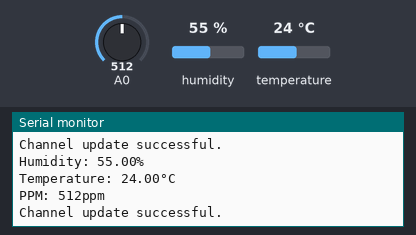
Recording of a sketch running on a simulated ESP8266 (NodeMCU). Parts: the last lines printed to the serial monitor. The test bench sets the inputs (shaded band); at power-on: humidity 55 %, A0 = 512, temperature 24 °C. WiFi joins after 1.5 s; servers stay silent unless stated.

Above: at 11.1 s.
11.2 s: humidity set to 22 %
At 15.88 s:
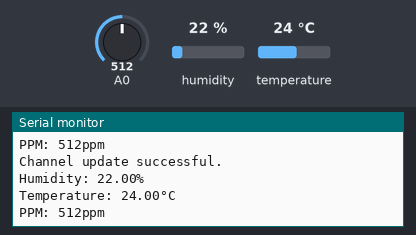
19.0 s: A0 set to 716
At 22.1 s:
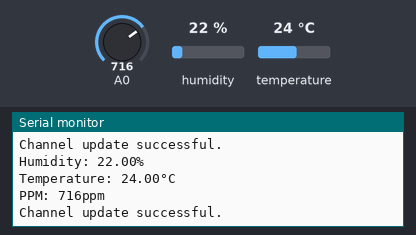
26.8 s: temperature set to 12 °C
At 33.1 s:
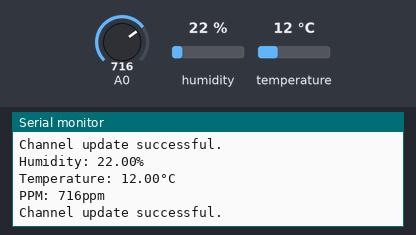
34.6 s: A0 set to 900
At 38.1 s:
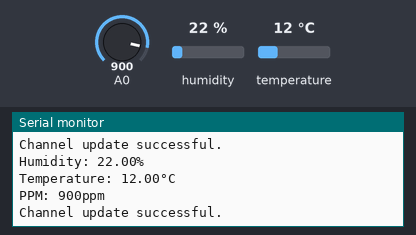
42.4 s: humidity set to 40 %
At 42.5 s:
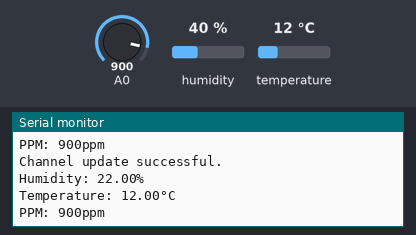
Timing chart, 0 to 45.4 s (numbered marks = the images above; inputs shaded):
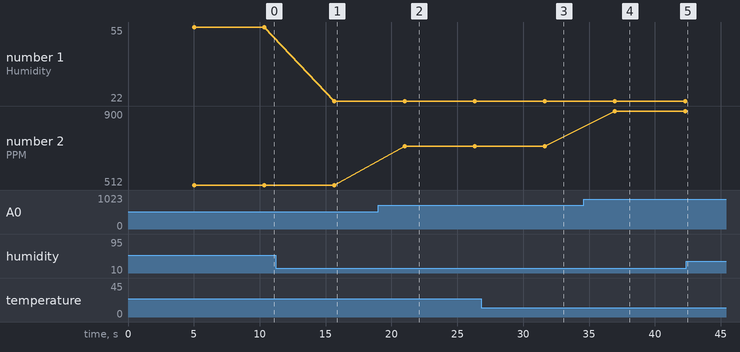

The sketch:

WriteMultipleFieldsSecure.ino
```cpp
#define TS_ENABLE_SSL // For HTTPS SSL connection

#include <ESP8266WiFi.h>
#include <WiFiClientSecure.h>
#include "secrets.h"
#include "ThingSpeak.h" // always include thingspeak header file after other header files and custom macros
#include "DHT.h"


     // Digital pin connected to the DHT sensor

#define DHTPIN D2
#define DHTTYPE DHT11   // DHT 22  (AM2302), AM2321
DHT dht(DHTPIN, DHTTYPE);

char ssid[] = SECRET_SSID;   // your network SSID (name)
char pass[] = SECRET_PASS;   // your network password
int keyIndex = 0;            // your network key Index number (needed only for WEP)
WiFiClientSecure  client;

unsigned long myChannelNumber = SECRET_CH_ID;
const char * myWriteAPIKey = SECRET_WRITE_APIKEY;

// Fingerprint check, make sure that the certificate has not expired.
const char * fingerprint = NULL; // use SECRET_SHA1_FINGERPRINT for fingerprint check

void setup() {
  Serial.begin(115200);  // Initialize serial
  while (!Serial) {
    ; // wait for serial port to connect. Needed for Leonardo native USB port only
  }

  WiFi.mode(WIFI_STA);

  dht.begin();

  if(fingerprint!=NULL){
    client.setFingerprint(fingerprint);
  }
  else{
    client.setInsecure(); // To perform a simple SSL Encryption
  }

  ThingSpeak.begin(client);  // Initialize ThingSpeak
}

void loop() {

  // Connect or reconnect to WiFi
  if(WiFi.status() != WL_CONNECTED){
    Serial.print("Attempting to connect to SSID: ");
    Serial.println(SECRET_SSID);
    while(WiFi.status() != WL_CONNECTED){
      WiFi.begin(ssid, pass);  // Connect to WPA/WPA2 network. Change this line if using open or WEP network
      Serial.print(".");
      delay(5000);
    }
    Serial.println("\nConnected.");
  }

  float h = dht.readHumidity();
  float t = dht.readTemperature();
  int ppm = analogRead(A0);


  // Check if any reads failed and exit early (to try again).
  if (isnan(h) || isnan(t)) {
    Serial.println(F("Failed to read from DHT sensor!"));
    return;
  }

  Serial.print(F("Humidity: "));
  Serial.print(h);
  Serial.println(F("%"));
  Serial.print("Temperature: ");
  Serial.print(t);
  Serial.println(F("°C "));
  Serial.print("PPM: ");
  Serial.print(ppm);
  Serial.println("ppm");


  // set the fields with the values
  ThingSpeak.setField(1, t);
  ThingSpeak.setField(2, h);
  ThingSpeak.setField(3, ppm);

  // write to the ThingSpeak channel
  int x = ThingSpeak.writeFields(myChannelNumber, myWriteAPIKey);
  if(x == 200){
    Serial.println("");
    Serial.println("Channel update successful.");
  }
  else{
    Serial.println("Problem updating channel. HTTP error code " + String(x));
  }

  delay(5000); // Wait 20 seconds to update the channel again
}
```

secrets.h
```cpp
// Use this file to store all of the private credentials
// and connection details

#define SECRET_SSID "FPTU_Student"		// replace YOUR_WIFI_NAME with your WiFi network name
#define SECRET_PASS "12345678"	// replace YOUR_WIFI_PASSWORD with your WiFi password

#define SECRET_CH_ID 1922245			// replace YOUR_CHANNEL_ID with your channel number
#define SECRET_WRITE_APIKEY "RLV89G71TD7NAI0G"   // replace YOUR_WRITE_API_KEY with your channel write API Key

// ThingSpeak Certificate Fingerprint, Expiration Date: August 3, 2022 at 8:00:00 AM EST
#define SECRET_SHA1_FINGERPRINT "27 18 92 DD A4 26 C3 07 09 B9 7A E6 C5 21 B9 5B 48 F7 16 E1"
```

Measured:
- after the input at 11.2 s, the serial monitor: prints a new line after 4.5 s (image 1)
- after the input at 19.0 s, the serial monitor: prints a new line after 2.0 s (image 2)
- after the input at 26.8 s, the serial monitor: prints a new line after 4.8 s (image 3)
- after the input at 34.6 s, the serial monitor: prints a new line after 2.4 s (image 4)
- plotted number 1: 55 → 22 after the input at 11.2 s, 22 → 40 after the input at 42.4 s
- plotted number 2: 512 → 716 after the input at 19.0 s, 716 → 900 after the input at 34.6 s
